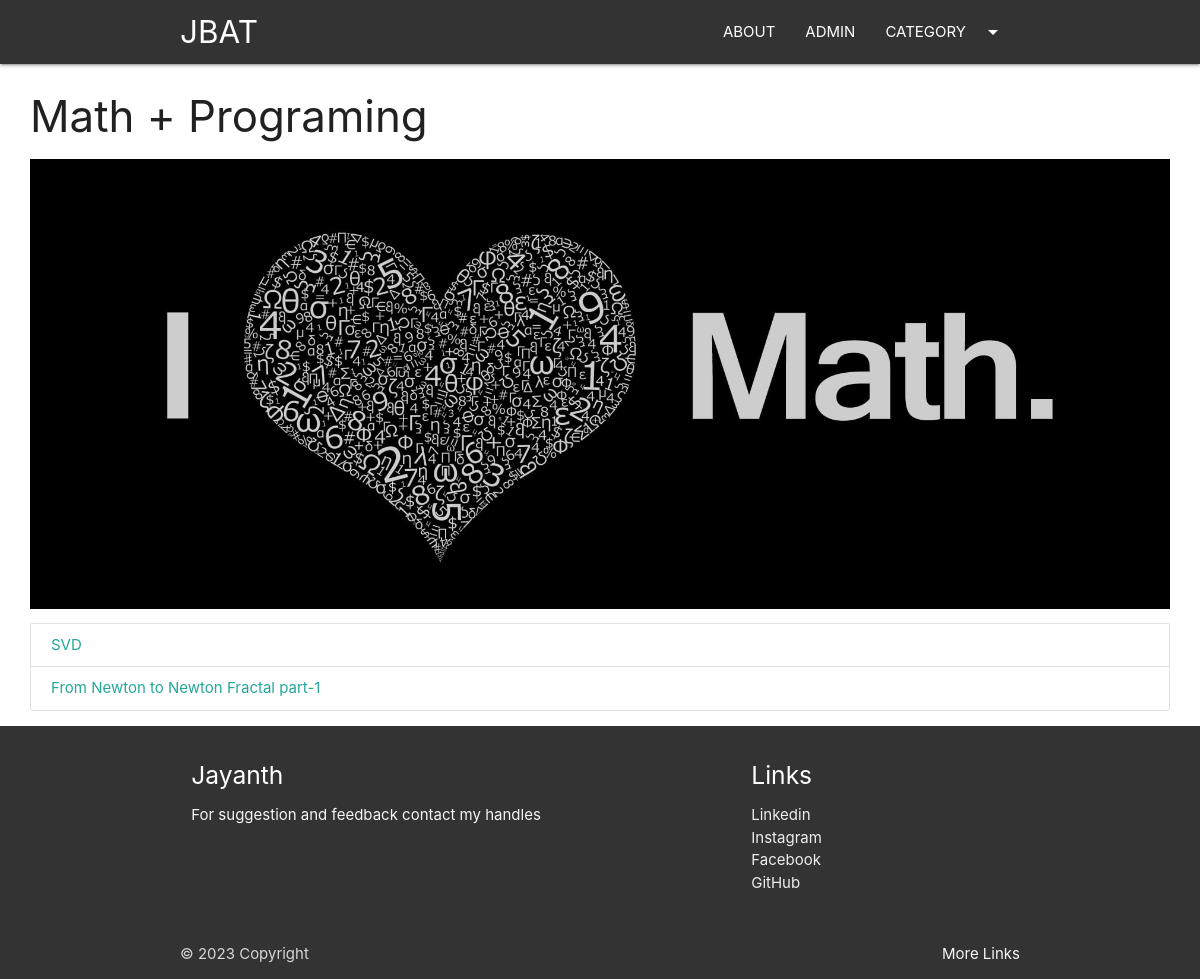
The page /category/Math on the database its author committed.
### blog/models.py (models this page shows, shortened)
class Category(models.Model):
    cat_id = models.AutoField(primary_key=True)
    title = models.CharField(max_length=100)
    description = models.TextField()
    url = models.CharField(max_length=100)
    image = models.ImageField(upload_to='category/')
    add_date = models.DateTimeField(auto_now_add=True, null=True)

class Post(models.Model):
    post_id = models.AutoField(primary_key=True)
    title = models.CharField(max_length=200)
    content = models.TextField()
    url = models.CharField(max_length=100)
    cat = models.ForeignKey(Category, on_delete=models.CASCADE)
    image = models.ImageField(upload_to='post/')

### blog/views.py (the view)
# urls.py: path('category/<slug:url>',category),
def category(request, url):
    cat = Category.objects.get(url=url)
    posts = Post.objects.filter(cat=cat)
    return render(request, "category.html", {'cat': cat, 'posts': posts})

### template/category.html (shortened to what this page needs)
{%extends 'base.html' %}
{%block content%}
<div class="container-custom">
    <h3>{{cat.title}}</h3>
    <div class="img-container">
        <img src="/media/{{cat.image}}" class="responsive-img" style="max-height:450px;width:100%;object-fit:cover;"
             alt="">
    </div>
    <div class="collection">
        {%for p in posts %}
        <a href="/blog/{{p.url}}" class="collection-item">{{p.title}}</a>
        {% empty %}
        <h3>Not Yet Defined </h3>
        {%endfor%}
    </div>
</div>
{%endblock%}

### static/css/st.css (style rules this page uses)
.container-custom { width:95%!important; margin:auto; }

### rows shown on the page
Category: title "Math + Programing", image (picture)
Post: title "SVD"
Post: title "From Newton to Newton Fractal part-1"
